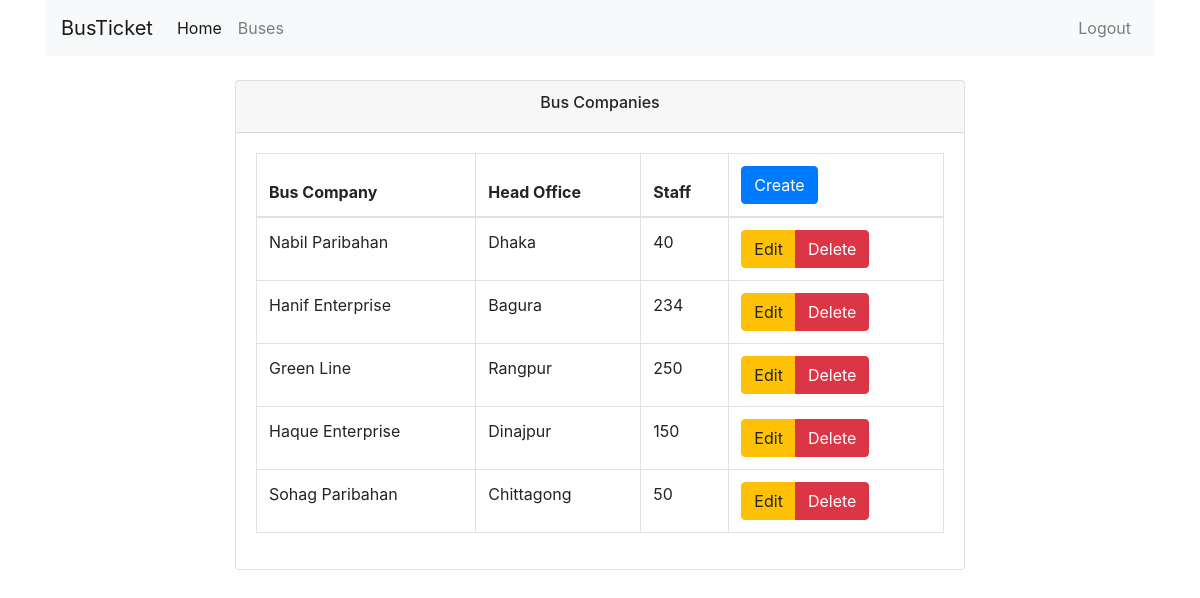
/buses/ (signed in), run on an earlier commit of the app's database.
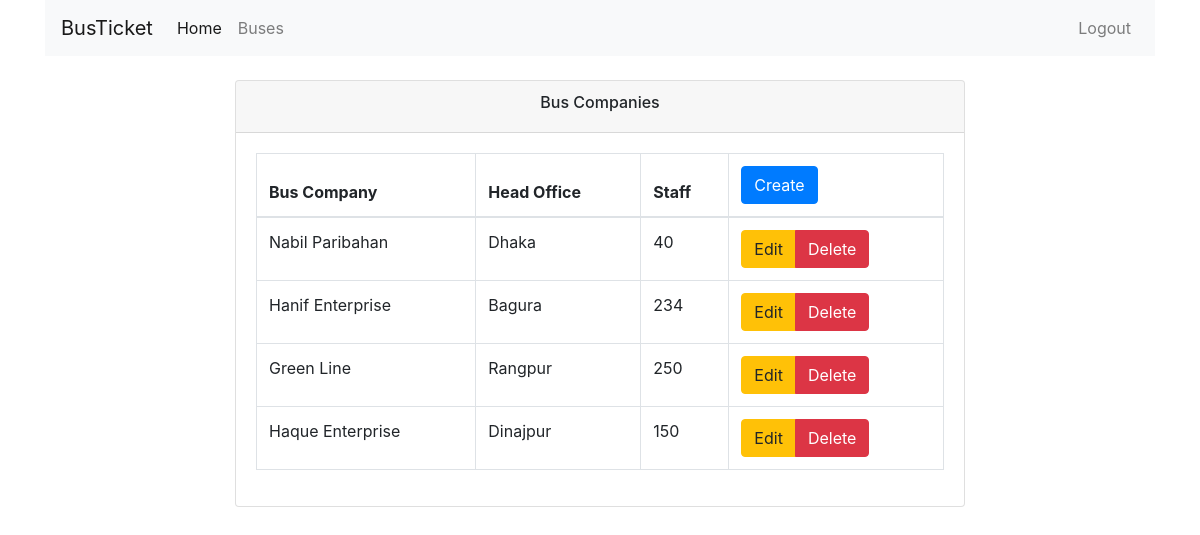
And on a later commit of the database.
### buses/models.py (models this page shows, shortened)
class BusCompany(models.Model):
    name = models.CharField(max_length=50)
    head_office = models.TextField()
    staff_count = models.IntegerField(default=0)
    class Meta:
        verbose_name_plural = 'Bus Companies'

### buses/views.py (the view)
# urls.py: path('', views.CompanyList.as_view()),
class CompanyList(UserPassesTestMixin, ListView):
    model = BusCompany
    template_name = 'buses/index.html'
    context_object_name = 'buses'
    def test_func(self):
        return self.request.user.has_perm('buses.view_buscompany')

### templates/buses/index.html (shortened to what this page needs)
{% extends "layouts/base.html" %}
{% block content %}
<div class="row">
    <div class="col-md-8 mx-auto py-4">
        <div class="card">
            <div class="card-header text-center">
                <h6>Bus Companies</h6>
            </div>
            <div class="card-body">
                <table class="table table-bordered">
                    <thead>
                    <tr>
                        <th>Bus Company</th>
                        <th>Head Office</th>
                        <th>Staff</th>
                        <th>
                            {% if perms.buses.add_buscompany %}
                            <a href="/buses/create" class="btn btn-primary">Create</a>
                            {% endif %}
                        </th>
                    </tr>
                    </thead>
                    <tbody>
                    {% for bus in buses %}
                    <tr>
                        <td>{{ bus.name }}</td>
                        <td>{{ bus.head_office }}</td>
                        <td>{{ bus.staff_count }}</td>
                        <td>
                            <div class="btn-group">
                                {% if perms.buses.change_buscompany %}
                                <a href="/buses/update/{{ bus.id }}" class="btn btn-warning">Edit</a>
                                {% endif %}
                                {% if perms.buses.delete_buscompany %}
                                <a class="btn btn-danger" href="/buses/delete/{{ bus.id }}">Delete</a>
                                {% endif %}
                            </div>
                        </td>
                    </tr>
                    {% empty %}
                    <tr>
                        <td colspan="4">No Bus Company</td>
                    </tr>
                    {% endfor %}
                    </tbody>
                </table>
            </div>
        </div>
    </div>
</div>
{% endblock %}

### templates/layouts/base.html (shortened to what this page needs)
<!DOCTYPE html>
<html lang="en">
<head>
    <link rel="stylesheet" href="https://stackpath.bootstrapcdn.com/bootstrap/4.5.0/css/bootstrap.min.css"
>
</head>
<body>
<div class="container">
    <div class="row">
        <div class="col-md-12">
            <nav class="navbar navbar-expand-lg navbar-light bg-light">
                <a class="navbar-brand" href="#">BusTicket</a>
                <div class="collapse navbar-collapse" id="navbarSupportedContent">
                    <ul class="navbar-nav mr-auto">
                        <li class="nav-item active">
                            <a class="nav-link" href="/">Home <span class="sr-only">(current)</span></a>
                        </li>
                        <li class="nav-item">
                            <a class="nav-link" href="/buses">Buses</a>
                        </li>
                    </ul>
                    <ul class="navbar-nav ml-auto">
                        {% if request.user.is_authenticated %}
                         <li class="nav-item">
                            <a class="nav-link" href="/accounts/logout">Logout</a>
                        </li>
                        {% else %}
                          <li class="nav-item">
                            <a class="nav-link" href="/accounts/login">Login</a>
                        </li>
                        {% endif %}
                    </ul>
                </div>
            </nav>
        </div>
    </div>
    {% block content %}{% endblock %}
</div>
</body>
</html>

What changed in the data, as far as the page shows it:
removed BusCompany: name "Sohag Paribahan", head_office "Chittagong", staff_count "50"
